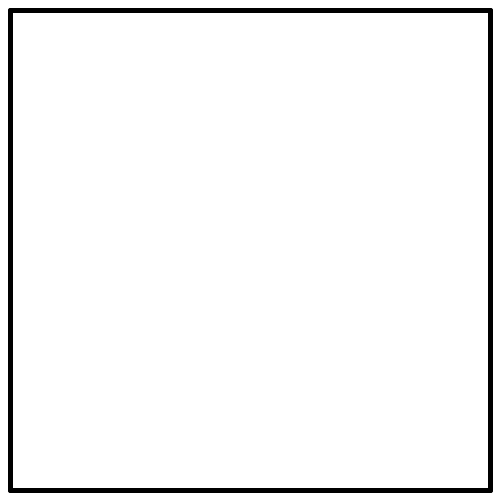
Frame 1 (no input)
Frame 60 (the mouse pressed at the canvas centre just before this capture): identical to frame 1, image omitted
Frame 120 (the mouse held since frame 60 and released just before this capture): identical to frame 1, image omitted

The Processing sketch that drew this single still picture (run headless with seeded random() and noise(); from frame 60 on, the mouse is pressed at the canvas centre):

// Processing sketch: sketch_9_4
// ── sketch_9_4.pde
void setup(){
  size(500,500);
  background(255,255,255);
  vierkant(10,490); 
}

void draw(){
 
}

void vierkant(int a,int b){
  strokeWeight(5);
  line(a,a,b,a);
  line(b,a,b,b);
  line(b,b,a,b);
  line(a,b,a,a);
}
